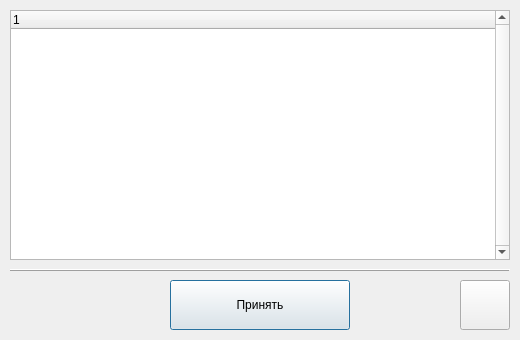
<?xml version="1.0" encoding="UTF-8"?>
<ui version="4.0">
 <class>TfrmLinkedElements</class>
 <widget class="QDialog" name="TfrmLinkedElements">
  <property name="geometry">
   <rect>
    <x>0</x>
    <y>0</y>
    <width>520</width>
    <height>340</height>
   </rect>
  </property>
  <property name="minimumSize">
   <size>
    <width>520</width>
    <height>340</height>
   </size>
  </property>
  <property name="maximumSize">
   <size>
    <width>520</width>
    <height>340</height>
   </size>
  </property>
  <property name="windowTitle">
   <string>Список связанных процедур</string>
  </property>
  <layout class="QVBoxLayout" name="verticalLayout">
   <property name="spacing">
    <number>0</number>
   </property>
   <property name="leftMargin">
    <number>10</number>
   </property>
   <property name="topMargin">
    <number>10</number>
   </property>
   <property name="rightMargin">
    <number>10</number>
   </property>
   <property name="bottomMargin">
    <number>10</number>
   </property>
   <item>
    <widget class="QTreeWidget" name="twProcedures">
     <property name="minimumSize">
      <size>
       <width>500</width>
       <height>250</height>
      </size>
     </property>
     <property name="maximumSize">
      <size>
       <width>500</width>
       <height>250</height>
      </size>
     </property>
     <property name="verticalScrollBarPolicy">
      <enum>Qt::ScrollBarAlwaysOn</enum>
     </property>
     <property name="horizontalScrollBarPolicy">
      <enum>Qt::ScrollBarAlwaysOff</enum>
     </property>
     <column>
      <property name="text">
       <string notr="true">1</string>
      </property>
     </column>
    </widget>
   </item>
   <item>
    <widget class="Line" name="line">
     <property name="minimumSize">
      <size>
       <width>0</width>
       <height>20</height>
      </size>
     </property>
     <property name="maximumSize">
      <size>
       <width>16777215</width>
       <height>20</height>
      </size>
     </property>
     <property name="frameShadow">
      <enum>QFrame::Raised</enum>
     </property>
     <property name="orientation">
      <enum>Qt::Horizontal</enum>
     </property>
    </widget>
   </item>
   <item>
    <layout class="QHBoxLayout" name="horizontalLayout">
     <property name="spacing">
      <number>10</number>
     </property>
     <property name="leftMargin">
      <number>60</number>
     </property>
     <item>
      <spacer name="horizontalSpacer">
       <property name="orientation">
        <enum>Qt::Horizontal</enum>
       </property>
       <property name="sizeHint" stdset="0">
        <size>
         <width>40</width>
         <height>20</height>
        </size>
       </property>
      </spacer>
     </item>
     <item>
      <widget class="QPushButton" name="pbApply">
       <property name="minimumSize">
        <size>
         <width>180</width>
         <height>50</height>
        </size>
       </property>
       <property name="maximumSize">
        <size>
         <width>180</width>
         <height>50</height>
        </size>
       </property>
       <property name="text">
        <string>Принять</string>
       </property>
       <property name="icon">
        <iconset resource="../res.qrc">
         <normaloff>:/images/docsReady.png</normaloff>:/images/docsReady.png</iconset>
       </property>
       <property name="iconSize">
        <size>
         <width>48</width>
         <height>48</height>
        </size>
       </property>
      </widget>
     </item>
     <item>
      <spacer name="horizontalSpacer_2">
       <property name="orientation">
        <enum>Qt::Horizontal</enum>
       </property>
       <property name="sizeHint" stdset="0">
        <size>
         <width>40</width>
         <height>20</height>
        </size>
       </property>
      </spacer>
     </item>
     <item>
      <widget class="QPushButton" name="pbClose">
       <property name="minimumSize">
        <size>
         <width>50</width>
         <height>50</height>
        </size>
       </property>
       <property name="maximumSize">
        <size>
         <width>50</width>
         <height>50</height>
        </size>
       </property>
       <property name="icon">
        <iconset resource="../res.qrc">
         <normaloff>:/images/delete.png</normaloff>:/images/delete.png</iconset>
       </property>
       <property name="iconSize">
        <size>
         <width>48</width>
         <height>48</height>
        </size>
       </property>
      </widget>
     </item>
    </layout>
   </item>
  </layout>
 </widget>
 <resources>
  <include location="../res.qrc"/>
 </resources>
 <connections>
  <connection>
   <sender>pbClose</sender>
   <signal>clicked()</signal>
   <receiver>TfrmLinkedElements</receiver>
   <slot>reject()</slot>
   <hints>
    <hint type="sourcelabel">
     <x>667</x>
     <y>135</y>
    </hint>
    <hint type="destinationlabel">
     <x>591</x>
     <y>147</y>
    </hint>
   </hints>
  </connection>
  <connection>
   <sender>pbApply</sender>
   <signal>clicked()</signal>
   <receiver>TfrmLinkedElements</receiver>
   <slot>apply()</slot>
   <hints>
    <hint type="sourcelabel">
     <x>323</x>
     <y>142</y>
    </hint>
    <hint type="destinationlabel">
     <x>179</x>
     <y>140</y>
    </hint>
   </hints>
  </connection>
 </connections>
 <slots>
  <slot>apply()</slot>
 </slots>
</ui>
